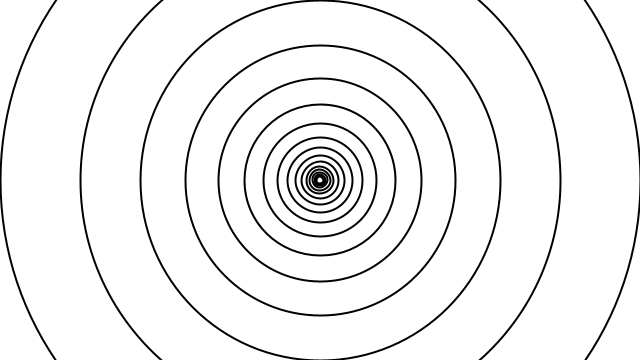
Frame 1 (no input)
Frame 2 (the mouse pressed at the canvas centre, redrawn once): identical to frame 1, image omitted

The Processing sketch that drew this single still picture (run headless with seeded random() and noise(); the mouse was pressed at the canvas centre and the sketch redrawn once):

// Processing sketch: Example_8_1_Recursive_Circles_Once
// ── Example_8_1_Recursive_Circles_Once.pde
// The Nature of Code
// Daniel Shiffman
// http://natureofcode.com

// Simple Recursion

void setup() {
  size(640, 360);
}

void draw() {
  background(255);
  drawCircles(width / 2, height / 2, width / 2);
  noLoop();
}

// Very simple function that draws one circle
// and recursively calls itself
void drawCircles(int x, int y, float r) {
  stroke(0);
  strokeWeight(2);
  circle(x, y, r * 2);
  // Exit condition, stop when radius is too small
  if (r > 4) {
    r *= 0.75;
    // Call the function inside the function! (recursion!)
    drawCircles(x, y, r);
  }
}
